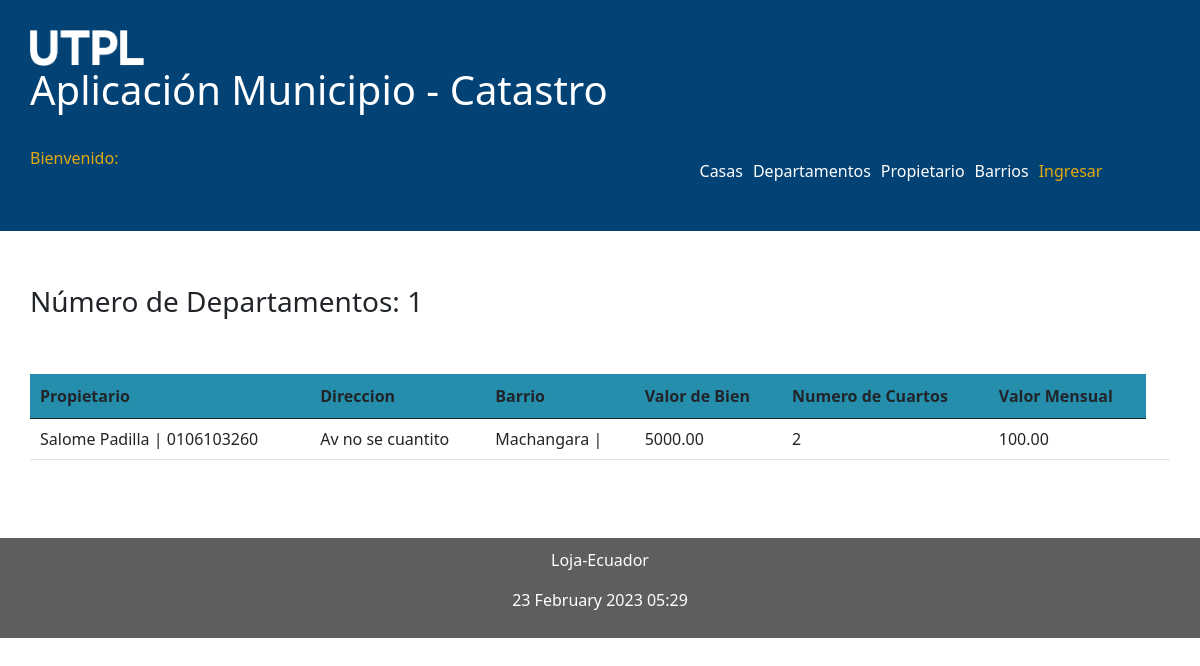
Page /departamentos on the committed database.
### catastro/models.py (models this page shows, shortened)
class Departamento (models.Model):
    propietario = models.ForeignKey(Persona, on_delete=models.CASCADE,
                                    related_name="los_propietarios2")
    direccion = models.CharField(max_length=50)
    barrio = models.ForeignKey(Barrio, on_delete=models.CASCADE,
                               related_name="los_barrios2")
    valor_bien = models.DecimalField(max_digits=100, decimal_places=2)
    numero_cuartos = models.IntegerField()
    valor_mensual = models.DecimalField(max_digits=100, decimal_places=2)

class Persona (models.Model):
    nombres = models.CharField(max_length=30)
    apellidos = models.CharField(max_length=30)
    cedula = models.CharField(max_length=10)
    correo = models.EmailField(max_length=50)

class Barrio (models.Model):
    nombre = models.CharField(max_length=50)
    siglas = models.CharField(max_length=3)

### catastro/views.py (the view)
# urls.py: path('departamentos', views.departamentos, name='departamentos'),
def departamentos(request):
    departamentos = Departamento.objects.all()
    informacion_template = {'departamentos': departamentos, 'numero_departamentos': len(departamentos)}
    return render(request, 'listar_departamentos.html', informacion_template)

### catastro/templates/listar_departamentos.html (shortened to what this page needs)
{% extends "master.html" %}
{% block content %}
<br>
<h3>Número de Departamentos: {{ numero_departamentos }}</h3>
<br> <br>
<table id="tabla_datos" class="table">
  <thead>
    <tr>
      <th>Propietario</th>
      <th>Direccion</th>
      <th>Barrio</th>
      <th>Valor de Bien</th>
      <th>Numero de Cuartos</th>
      <th>Valor Mensual</th>
    </tr>
  </thead>
  {% for e in departamentos %}
  <tr>
    <td> {{e.propietario.nombres}} {{e.propietario.apellidos}} | {{ e.propietario.cedula}}</td>
    <td> {{e.direccion}}</td>
    <td> {{e.barrio.nombre}} | {{e.barrios.siglas}}</td>
    <td> {{e.valor_bien}}</td>
    <td> {{e.numero_cuartos}}</td>
    <td> {{e.valor_mensual}}</td>
    <td>
    </td>
  </tr>
  {% endfor %}
</table>
{% endblock %}

### catastro/static/css/estilos.css (style rules this page uses)
body { background: #FEFEFD; padding: 0; }
th, td { padding: 15px; border-bottom: 1px solid black; }
tr { background-color: #258EAD; }

### rows in the picture
Departamento: propietario.nombres "Salome", propietario.apellidos "Padilla", propietario.cedula "0106103260", direccion "Av no se cuantito", barrio.nombre "Machangara", valor_bien "5000.00", numero_cuartos "2", valor_mensual "100.00"

### other values in the picture
{{ numero_departamentos }} "1"
